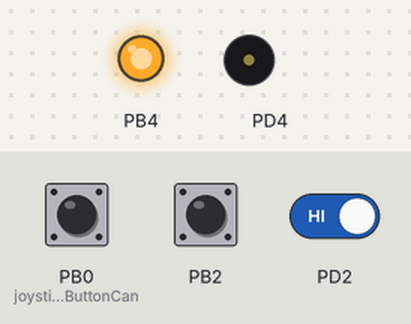
Bench run of a program on a simulated ATmega162, built with avr-gcc and emulated at 16 MHz. Shown: output pins drawn as LEDs (lit = HIGH), buzzer (waves = sounding). The test bench sets the inputs (shaded band); at power-on: PB2 HIGH, PB0 (joystick_sendPositionButtonCan) LOW, PD2 HIGH. Random numbers use the default seed unless the program sets one; pins used as bus, display or sensor lines are not drawn; what the program prints to the serial monitor is not drawn.

Above: at 1.2 s.
1.3 s: PB2 pulled LOW for 0.15 s
2.9 s: PB0 (joystick_sendPositionButtonCan) pulled HIGH for 0.15 s
4.5 s: PD2 driven LOW
7.2 s: PB2 pulled LOW for 1 s
Timing chart, 0 to 10.2 s (numbered marks = the images above; inputs shaded):
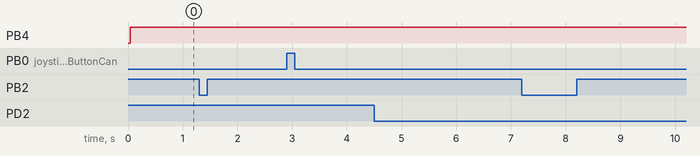

The program:

main.c
```c
#define F_CPU 16000000  //  clock  frequency  in Hz

#include <avr/io.h>
#include <util/delay.h>
#include <stdio.h>
#include <stdlib.h>
#include <avr/interrupt.h>

#include "DRIVER_USART.h"
#include "DRIVER_ADC.h"
#include "DRIVER_XMEM.h"
#include "DRIVER_JOYSTICK.h"
#include "DRIVER_OLED.h"
#include "DRIVER_MENU.h"
#include "DRIVER_SPI.h"
#include "DRIVER_MCP2515.h"
#include "DRIVER_CAN.h"
#include "DRIVER_SLIDER.h"
#include "DRIVER_TIMER.h"

#define MYUBRR FOSC/16/BAUD-1 //UART Baud Rate Register


int main(void){

	USART_Init(MYUBRR);
	xmem_init();
	oled_init();
	menu_init();
	adc_init();
	joystick_calibrate();
	can_init();

	while(1){
		_delay_us(1);
		navigate();
		//joystick_sendPositionButtonCan(joystick_getPosition());
		//slider_sendPositionButtonCan(slider_getPosition());
	}

	return 0;
}
```

progmem.h
```c
#ifndef PROGMEM_H_
#define PROGMEM_H_

#include <avr/pgmspace.h>

const char main_1[] PROGMEM="PINGPONG";
const char main_2[] PROGMEM="";
const char main_3[] PROGMEM="1PLAYER";
const char main_4[] PROGMEM="2PLAYER";
const char main_5[] PROGMEM="CONTROLLER";
const char main_6[] PROGMEM="CALIBRATE";
const char main_7[] PROGMEM="ANIMATION";
const char main_8[] PROGMEM="";

const char mainP_1[] PROGMEM="";
const char mainP_2[] PROGMEM="";
const char mainP_3[] PROGMEM=">1PLAYER<";
const char mainP_4[] PROGMEM=">2PLAYER<";
const char mainP_5[] PROGMEM=">CONTROLLER<";
const char mainP_6[] PROGMEM=">CALIBRATE<";
const char mainP_7[] PROGMEM=">ANIMATION<";
const char mainP_8[] PROGMEM="";

const char p1_1[] PROGMEM="";
const char p1_2[] PROGMEM="PLACE BALL";
const char p1_3[] PROGMEM="ON SOLENOID";
const char p1_4[] PROGMEM="";
const char p1_5[] PROGMEM="PRESS RIGHT";
const char p1_6[] PROGMEM="BUTTON TO START";
const char p1_7[] PROGMEM="";
const char p1_8[] PROGMEM="";

const char p2_1[] PROGMEM="";
const char p2_2[] PROGMEM="COMING";
const char p2_3[] PROGMEM="SOON";
const char p2_4[] PROGMEM="";
const char p2_5[] PROGMEM="";
const char p2_6[] PROGMEM="";
const char p2_7[] PROGMEM="";
const char p2_8[] PROGMEM="";

const char controller_1[] PROGMEM="CONTROLLER";
const char controller_2[] PROGMEM="";
const char controller_3[] PROGMEM="JOYSTICK";
const char controller_4[] PROGMEM="SLIDER";
const char controller_5[] PROGMEM="";
const char controller_6[] PROGMEM="";
const char controller_7[] PROGMEM="";
const char controller_8[] PROGMEM="";

const char controllerP_1[] PROGMEM="";
const char controllerP_2[] PROGMEM="";
const char controllerP_3[] PROGMEM=">JOYSTICK<";
const char controllerP_4[] PROGMEM=">SLIDER<";
const char controllerP_5[] PROGMEM="";
const char controllerP_6[] PROGMEM="";
const char controllerP_7[] PROGMEM="";
const char controllerP_8[] PROGMEM="";

const char joystick_1[] PROGMEM="";
const char joystick_2[] PROGMEM="";
const char joystick_3[] PROGMEM="JOYSTICK";
const char joystick_4[] PROGMEM="CHOSEN";
const char joystick_5[] PROGMEM="";
const char joystick_6[] PROGMEM="";
const char joystick_7[] PROGMEM="";
const char joystick_8[] PROGMEM="";

const char slider_1[] PROGMEM="";
const char slider_2[] PROGMEM="";
const char slider_3[] PROGMEM="SLIDER";
const char slider_4[] PROGMEM="CHOSEN";
const char slider_5[] PROGMEM="";
const char slider_6[] PROGMEM="";
const char slider_7[] PROGMEM="";
const char slider_8[] PROGMEM="";

const char calibrate_1[] PROGMEM="";
const char calibrate_2[] PROGMEM="";
const char calibrate_3[] PROGMEM="CALIBRATING";
const char calibrate_4[] PROGMEM="";
const char calibrate_5[] PROGMEM="DO NOT TOUCH";
const char calibrate_6[] PROGMEM="THE CONTROLLER";
const char calibrate_7[] PROGMEM="";
const char calibrate_8[] PROGMEM="";

const char animation_1[] PROGMEM="ANIMATION";
const char animation_2[] PROGMEM="";
const char animation_3[] PROGMEM="";
const char animation_4[] PROGMEM="";
const char animation_5[] PROGMEM="";
const char animation_6[] PROGMEM="";
const char animation_7[] PROGMEM="";
const char animation_8[] PROGMEM="";

const char gameover_1[] PROGMEM="";
const char gameover_2[] PROGMEM="GAME OVER";
const char gameover_3[] PROGMEM="";
const char gameover_4[] PROGMEM="SECONDS USED:";
const char gameover_5[] PROGMEM="";
const char gameover_6[] PROGMEM="";
const char gameover_7[] PROGMEM="";
const char gameover_8[] PROGMEM="";


PGM_P const table[] PROGMEM={
	main_1,main_2,main_3,main_4,main_5,main_6,main_7,main_8,
	mainP_1,mainP_2,mainP_3,mainP_4,mainP_5,mainP_6,mainP_7,mainP_8,
	p1_1,p1_2,p1_3,p1_4,p1_5,p1_6,p1_7,p1_8,
	p2_1,p2_2,p2_3,p2_4,p2_5,p2_6,p2_7,p2_8,
	controller_1,controller_2,controller_3,controller_4,controller_5,controller_6,controller_7,controller_8,
	controllerP_1,controllerP_2,controllerP_3,controllerP_4,controllerP_5,controllerP_6,controllerP_7,controllerP_8,
	joystick_1,joystick_2,joystick_3,joystick_4,joystick_5,joystick_6,joystick_7,joystick_8,
	slider_1,slider_2,slider_3,slider_4,slider_5,slider_6,slider_7,slider_8,
	calibrate_1,calibrate_2,calibrate_3,calibrate_4,calibrate_5,calibrate_6,calibrate_7,calibrate_8,
	animation_1,animation_2,animation_3,animation_4,animation_5,animation_6,animation_7,animation_8,
	gameover_1,gameover_2,gameover_3,gameover_4,gameover_5,gameover_6,gameover_7,gameover_8

};

/*
PGM_P const p1_table[] PROGMEM={
p1_1,p1_2,p1_3,p1_4
};

PGM_P const menu_table[] PROGMEM=
{
	main_1,
	main_2,
	main_3,
	main_4,
	main_5

};

PGM_P const menuP_table[] PROGMEM=
{
	mainP_3,
	mainP_4,
	mainP_5
};
*/
#endif
```

util.c
```c
#include <stdio.h>
#include "util.h"

void util_swap(int *p,int *q) {
	int t;
	t=*p;
	*p=*q;
	*q=t;
}

void util_sort(int a[],int n) {
	int i,j,temp;

	for(i = 0;i < n-1;i++) {
		for(j = 0;j < n-i-1;j++) {
			if(a[j] > a[j+1])
			util_swap(&a[j],&a[j+1]);
		}
	}
}
int util_median(int a[], int n){
	util_sort(a,n);
	n=((n+1)/2)-1;
	return a[n];
}
```

util.h
```c
#ifndef UTIL_H_
#define UTIL_H_

void util_swap(int *p,int *q);
void util_sort(int a[],int n);
int util_median(int a[], int n);

#endif
```

DRIVER_ADC.c
```c
#include <stdio.h>
#include <stdlib.h>
#include <stdint.h>
#include <avr/io.h>
#include <util/delay.h>
#include <avr/interrupt.h>

#include "DRIVER_ADC.h"
#include "DRIVER_XMEM.h"


#define CONVERSION_DELAY 50


void clock_init(void){

	DDRD	|= (1 << DDD4);

	cli();
	TCCR3A	|= (1 << COM3A0);
	TCCR3B	|= (1 << CS30);
	TCCR3B	|= (1 << WGM32);
	OCR3A	 = 1;
	sei();
};

void adc_init (void){
	clock_init();
}

int adc_read(int channel){
	//Successive read pulses senses through RAM, beginning with channel 0:

	uint8_t  confData	= 0b10000000 | channel;
	uint16_t adcMemArea = 0x400;

	xmem_init();
	xmem_write(confData, adcMemArea);
	_delay_us(CONVERSION_DELAY);
	uint8_t result = xmem_read(adcMemArea);
	_delay_us(CONVERSION_DELAY);

	return result;
}
```

DRIVER_ADC.h
```c
#ifndef DRIVER_ADC_H_
#define DRIVER_ADC_H_

typedef struct {
	int X;
	int Y;
	} pos_t;

void clock_init(void);
void adc_init (void);
int adc_read(int channel);

#endif
```

DRIVER_CAN.c
```c
#define F_CPU 16000000  //  clock  frequency  in Hz

#include "DRIVER_CAN.h"
#include "DRIVER_MCP2515.h"
#include "DRIVER_SPI.h"
#include <avr/io.h>
#include <util/delay.h>
#include <stdio.h>
#include <stdlib.h>
#include <stdint.h>
#include <avr/interrupt.h>


volatile uint8_t CAN_flag	 = 0;
static uint8_t buffer_number = 0;


void can_init(){

	mcp_init();

	mcp_write(MCP_CNF3, 0b00000001); //PS2 = 2Tq
	mcp_write(MCP_CNF2, 0b10110101); //Propagation segment length = prseg+1=6*Tq, PS1 = phseg+1=7*tq, length of PS" determined by PHSEG22: PHSEG20 bits of cn3
	mcp_write(MCP_CNF1, 0b01000011); //brp=3, sjw=2*Tq
	mcp_write(MCP_CANCTRL, MODE_NORMAL);

	cli();
	MCUCR	|= (1 << ISC01);//table 44. falling edge generates interrupt request on INT0
	MCUCR	&= ~(1 << ISC00);//-------------------||------------------------------------
	GICR	|= (1 << INT0);//enable interrupt on INT0/PD2
	sei();

	mcp_write(MCP_CANINTE, MCP_RX0IF);
}

void can_send_message(can_message *msg){
	//message: TXBnSIDH and TXBnSIDL
	//data length:TXBnDLC
	//data: TXBnDm

	uint8_t id_high	= (msg->id)/8;
	uint8_t id_low	= ((msg->id)%8)*32;
	mcp_write(TXBnSIDH + 16 * buffer_number, id_high); //see register 3-3
	mcp_write(TXBnSIDL + 16 * buffer_number, id_low);

	uint8_t length	= (msg->length);
	mcp_write(TXBnDLC + 16 *buffer_number, (length & 0b1111)); //see register 3-7


	for(uint8_t m=0; m<length;m++){
		mcp_write(TXBnDm+m+16*buffer_number,msg->data[m]); //see register 3-8
	}

	mcp_req_to_send(MCP_RTS_TX0 + buffer_number);
}


can_message *can_recive_msg(uint8_t buffer_number){
	static can_message msg;
	msg.id = 0x00;
	int id_high = mcp_read(RXBnSIDH+16*buffer_number); //see register 4-4
	int id_low = mcp_read(RXBnSIDL+16*buffer_number);
	msg.id = 0b1000*id_high + id_low/0b100000;

	int length = (0b1111 & mcp_read(RXBnDLC+16*buffer_number)); //see register 4-8
	msg.length = length;
	for(uint8_t m = 0; m<length; m++){
		msg.data[m] = mcp_read(RXBnDM+m*16*buffer_number); //see register 4-9
	}
	return &msg;
}

ISR(INT0_vect){
	CAN_flag = 1;
}

int can_clearIfInterrupted(void){
	if (CAN_flag == 1){
		CAN_flag = 0;
		mcp_bit_modify(MCP_CANINTF, 0x01, 0);
		return 1;
	}
	else{
		return 0;
	}
}
```

DRIVER_CAN.h
```c
#ifndef DRIVER_CAN_H_
#define DRIVER_CAN_H_


#define TXBnSIDH 0x31 // 0x41 and 0x51
#define TXBnSIDL 0x32
#define TXBnDLC 0x35
#define TXBnDm 0x36

#define RXBnSIDH 0x61
#define RXBnSIDL 0x62
#define RXBnDLC 0x65
#define RXBnDM 0x66

#include <stdint.h>

typedef struct{
	uint16_t id;
	char length;
	char data[8];
}can_message;


void can_init();
void can_send_message(can_message *msg);
can_message *can_recive_msg(uint8_t buffer_number);
int can_clearIfInterrupted(void);


#endif
```

DRIVER_JOYSTICK.c
```c
#define F_CPU 16000000  //  clock  frequency  in Hz

#include "DRIVER_ADC.h"
#include "DRIVER_JOYSTICK.h"
#include "DRIVER_CAN.h"

#include <stdio.h>
#include <stdlib.h>
#include <stdint.h>
#include <avr/io.h>
#include "util.h"
#include <util/delay.h>


volatile uint8_t x_offset;
volatile uint8_t y_offset;

void joystick_calibrate(){
	int n=100,arrx[n],arry[n];
	for(int i = 0;i < n;i++) {
		arrx[i]=adc_read(1);
		arry[i]=adc_read(0);
	}

	x_offset = util_median(arrx,n);
	y_offset = util_median(arry,n);
}

joystick_position joystick_getPosition(void){
	joystick_position position;
	uint8_t x = adc_read(1);
	uint8_t y = adc_read(0);

	if(x > x_offset){
			position.x_pos = (int8_t)100*(x-x_offset)/(0xFF - x_offset);
	}
	else if (x < x_offset){
		position.x_pos = 100*(x-x_offset)/(x_offset - 0);
	}
	else {
		position.x_pos = 0;
	}

	if(y > y_offset){
		position.y_pos = 100*(y-y_offset)/(0xFF - y_offset);
	}
	else if (y < y_offset){
		position.y_pos = 100*(y-y_offset)/(y_offset - 0);
	}
	else {
		position.y_pos = 0;
	}

	return position;
}


joystick_direction joystick_getDirection(void){

	joystick_position position;

	position = joystick_getPosition();

	if(position.x_pos < -50){
		return LEFT;
	}
	else if(position.x_pos > 50){
		return RIGHT;
	}

	if(position.y_pos < -50){
		return DOWN;
	}
	else if(position.y_pos > 50){
		return UP;
	}

	if(position.x_pos <= 50 && position.x_pos >= -50 && position.y_pos <= 50 && position.y_pos >= -50){
		return NEUTRAL;
	}
	return 0;
}

void joystick_sendPositionButtonCan(joystick_position pos){
	//pos
	can_message msg;
	msg.id = 1;
	msg.length	= 3;
	msg.data[0] = (char)pos.x_pos;
	msg.data[1] = (char)pos.y_pos;

	//button
	msg.data[2]=(char)(PINB & (1<<0));


	can_send_message(&msg);
}
```

DRIVER_JOYSTICK.h
```c
#ifndef DRIVER_JOYSTICK_H_
#define DRIVER_JOYSTICK_H_

#include <stdint.h>

typedef enum {LEFT, RIGHT, DOWN, UP, NEUTRAL} joystick_direction;

typedef struct {
	int x_pos;
	int y_pos;
} joystick_position;

void joystick_calibrate(void);

joystick_position joystick_getPosition(void);

joystick_direction joystick_getDirection(void);

void joystick_sendPositionButtonCan(joystick_position pos);

#endif
```

DRIVER_MCP2515.c
```c
#define F_CPU 16000000  //  clock  frequency  in Hz

#include "DRIVER_MCP2515.h"
#include "DRIVER_SPI.h"

#include <stdio.h>
#include <stdlib.h>
#include <stdint.h>
#include <avr/io.h>
#include <util/delay.h>

uint8_t mcp_read(uint8_t addr){

	uint8_t result;
	PORTB &= ~(1<<PB4);

	spi_send(MCP_READ);
	spi_send(addr);
	result = spi_read();

	PORTB |= (1<<PB4);

	return result;
}

void mcp_write(uint8_t addr,uint8_t data){

	PORTB &= ~(1<<PB4);

	spi_send(MCP_WRITE);
	spi_send(addr);
	spi_send(data);

	PORTB |= (1<<PB4);
}

void mcp_req_to_send(uint8_t instruction){

	PORTB &= ~(1<<PB4);

	spi_send(instruction);

	PORTB |= (1<<PB4);
}

uint8_t mcp_read_status(){

	PORTB &= ~(1<<PB4);

	spi_send(MCP_READ_STATUS);
	uint8_t status = spi_read();

	PORTB |= (1<<PB4);

	return status;
}


void mcp_bit_modify(uint8_t addr, uint8_t mask, uint8_t data){

	PORTB &= ~(1<<PB4);

	spi_send(MCP_BITMOD);
	spi_send(addr);
	spi_send(mask);
	spi_send(data);

	PORTB |= (1<<PB4);

}


void mcp_reset(void){

	PORTB &= ~(1<<PB4);

	spi_send(MCP_RESET);

	PORTB |= (1<<PB4);
	_delay_ms(10);
}

void mcp_init(){

	uint8_t value;
	spi_init();
	mcp_reset();
	_delay_ms(2);

	value = mcp_read(MCP_CANSTAT);

 	if ((value & MODE_MASK) != MODE_CONFIG){
 		printf("Not in config mode after reset! value: %x \n\r", value);
	}
}
```

DRIVER_MCP2515.h
```c
#ifndef __DRIVER_MCP2515_H
#define __DRIVER_MCP2515_H

#include <stdint.h>

/*
mcp2515.h

This file contains constants that are specific to the MCP2515.

Version     Date        Description
----------------------------------------------------------------------
v1.00       2003/12/11  Initial release

Copyright 2003 Kimberly Otten Software Consulting
*/

// Define MCP2515 register addresses

#define MCP_RXF0SIDH	0x00
#define MCP_RXF0SIDL	0x01
#define MCP_RXF0EID8	0x02
#define MCP_RXF0EID0	0x03
#define MCP_RXF1SIDH	0x04
#define MCP_RXF1SIDL	0x05
#define MCP_RXF1EID8	0x06
#define MCP_RXF1EID0	0x07
#define MCP_RXF2SIDH	0x08
#define MCP_RXF2SIDL	0x09
#define MCP_RXF2EID8	0x0A
#define MCP_RXF2EID0	0x0B
#define MCP_CANSTAT		0x0E
#define MCP_CANCTRL		0x0F
#define MCP_RXF3SIDH	0x10
#define MCP_RXF3SIDL	0x11
#define MCP_RXF3EID8	0x12
#define MCP_RXF3EID0	0x13
#define MCP_RXF4SIDH	0x14
#define MCP_RXF4SIDL	0x15
#define MCP_RXF4EID8	0x16
#define MCP_RXF4EID0	0x17
#define MCP_RXF5SIDH	0x18
#define MCP_RXF5SIDL	0x19
#define MCP_RXF5EID8	0x1A
#define MCP_RXF5EID0	0x1B
#define MCP_TEC			0x1C
#define MCP_REC			0x1D
#define MCP_RXM0SIDH	0x20
#define MCP_RXM0SIDL	0x21
#define MCP_RXM0EID8	0x22
#define MCP_RXM0EID0	0x23
#define MCP_RXM1SIDH	0x24
#define MCP_RXM1SIDL	0x25
#define MCP_RXM1EID8	0x26
#define MCP_RXM1EID0	0x27
#define MCP_CNF3		0x28
#define MCP_CNF2		0x29
#define MCP_CNF1		0x2A
#define MCP_CANINTE		0x2B
#define MCP_CANINTF		0x2C
#define MCP_EFLG		0x2D
#define MCP_TXB0CTRL	0x30
#define MCP_TXB1CTRL	0x40
#define MCP_TXB2CTRL	0x50
#define MCP_RXB0CTRL	0x60
#define MCP_RXB0SIDH	0x61
#define MCP_RXB1CTRL	0x70
#define MCP_RXB1SIDH	0x71


#define MCP_TX_INT		0x1C		// Enable all transmit interrupts
#define MCP_TX01_INT	0x0C		// Enable TXB0 and TXB1 interrupts
#define MCP_RX_INT		0x03		// Enable receive interrupts
#define MCP_NO_INT		0x00		// Disable all interrupts

#define MCP_TX01_MASK	0x14
#define MCP_TX_MASK		0x54

// Define SPI Instruction Set

#define MCP_WRITE		0x02

#define MCP_READ		0x03

#define MCP_BITMOD		0x05

#define MCP_LOAD_TX0	0x40
#define MCP_LOAD_TX1	0x42
#define MCP_LOAD_TX2	0x44

#define MCP_RTS_TX0		0x81
#define MCP_RTS_TX1		0x82
#define MCP_RTS_TX2		0x84
#define MCP_RTS_ALL		0x87

#define MCP_READ_RX0	0x90
#define MCP_READ_RX1	0x94

#define MCP_READ_STATUS	0xA0

#define MCP_RX_STATUS	0xB0

#define MCP_RESET		0xC0


// CANCTRL Register Values

#define MODE_NORMAL     0x00
#define MODE_SLEEP      0x20
#define MODE_LOOPBACK   0x40
#define MODE_LISTENONLY 0x60
#define MODE_CONFIG     0x80
#define MODE_POWERUP	0xE0
#define MODE_MASK		0xE0
#define ABORT_TX        0x10
#define MODE_ONESHOT	0x08
#define CLKOUT_ENABLE	0x04
#define CLKOUT_DISABLE	0x00
#define CLKOUT_PS1		0x00
#define CLKOUT_PS2		0x01
#define CLKOUT_PS4		0x02
#define CLKOUT_PS8		0x03


// CNF1 Register Values

#define SJW1            0x00
#define SJW2            0x40
#define SJW3            0x80
#define SJW4            0xC0


// CNF2 Register Values

#define BTLMODE			0x80
#define SAMPLE_1X       0x00
#define SAMPLE_3X       0x40


// CNF3 Register Values

#define SOF_ENABLE		0x80
#define SOF_DISABLE		0x00
#define WAKFIL_ENABLE	0x40
#define WAKFIL_DISABLE	0x00


// CANINTF Register Bits

#define MCP_RX0IF		0x01
#define MCP_RX1IF		0x02
#define MCP_TX0IF		0x04
#define MCP_TX1IF		0x08
#define MCP_TX2IF		0x10
#define MCP_ERRIF		0x20
#define MCP_WAKIF		0x40
#define MCP_MERRF		0x80

uint8_t mcp_read(uint8_t addr);
void mcp_write(uint8_t addr,uint8_t data);
void mcp_req_to_send(uint8_t instruction);
uint8_t mcp_read_status();
uint8_t mcp_read_status();
void mcp_bit_modify(uint8_t addr, uint8_t mask, uint8_t data);
void mcp_reset(void);
void mcp_init();

#endif
```

DRIVER_MENU.h
```c
//Joystick Header file

#ifndef DRIVER_MENU_H_
#define DRIVER_MENU_H_

#include "DRIVER_JOYSTICK.h"

typedef struct menu_struct menu_item;

typedef enum {JOYSTICK, SLIDER} controller;

typedef struct menu_struct{
	menu_item* parent;
	void (*function)(char*);
	menu_item** children;
	int numOfChildren;
	int oledOffset;
	char* name;
	char* nameArrow;
} menu_item;

void menu_init();
void f_high_score();
void f_calibrate();
void f_difficulty();
void f_debugging();
void f_1player();
void f_2player();
void f_controller();
void f_joystick();
void f_slider();
void f_animation();
void f_gameover();
menu_item* Menu_new_submenu(menu_item* self, char* name, void (*function)(char*), int oledOffset);

void navigate();


#endif
```

DRIVER_SLIDER.c
```c
#define F_CPU 16000000  //  clock  frequency  in Hz

#include "DRIVER_ADC.h"
#include "DRIVER_SLIDER.h"
#include "DRIVER_CAN.h"

#include <stdio.h>
#include <stdlib.h>
#include <stdint.h>
#include <avr/io.h>
#include "util.h"
#include <util/delay.h>


slider_position slider_getPosition(void){
	slider_position position;
	uint8_t midpoint = 127;
	uint8_t l = adc_read(2);
	uint8_t r = adc_read(3);

	if(l > midpoint){
		position.l_pos = (int8_t)100*(l-midpoint)/midpoint;
	}
	else if (l < midpoint){
		position.l_pos = 100*(l-midpoint)/midpoint;
	}
	else {
		position.l_pos = 0;
	}

	if(r > midpoint){
		position.r_pos = 100*(r-midpoint)/midpoint;
	}
	else if (r < midpoint){
		position.r_pos = 100*(r-midpoint)/midpoint;
	}
	else {
		position.r_pos = 0;
	}

	return position;
}


void slider_sendPositionButtonCan(slider_position pos){
	can_message msg;
	msg.id = 1;
	msg.length = 3;
	//slider_pos
	msg.data[0] = (char)pos.l_pos;
	msg.data[1] = (char)pos.r_pos;

	//button
	msg.data[2] = (char)(PINB & (1<<0));

	can_send_message(&msg);
}
```

Source omitted: fonts.h (31582 bytes), DRIVER_MENU.c (5751 bytes), DRIVER_OLED.c (6709 bytes), DRIVER_OLED.h (1161 bytes), DRIVER_SLIDER.h (265 bytes), DRIVER_SPI.c (822 bytes), DRIVER_SPI.h (143 bytes), DRIVER_TIMER.c (1808 bytes), DRIVER_TIMER.h (295 bytes), DRIVER_USART.c (551 bytes), DRIVER_USART.h (255 bytes), DRIVER_XMEM.c (1845 bytes) and 1 more
